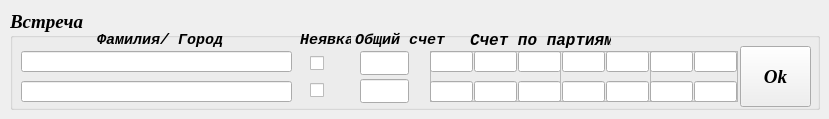
    <widget class="QWidget" name="tab_2">
     <attribute name="title">
      <string>Группы</string>
     </attribute>
     <widget class="QGroupBox" name="groupBox_match">
      <property name="geometry">
       <rect>
        <x>10</x>
        <y>10</y>
        <width>810</width>
        <height>100</height>
       </rect>
      </property>
      <property name="font">
       <font>
        <family>Times New Roman</family>
        <pointsize>14</pointsize>
        <weight>75</weight>
        <italic>true</italic>
        <bold>true</bold>
       </font>
      </property>
      <property name="title">
       <string>Встреча</string>
      </property>
      <property name="flat">
       <bool>false</bool>
      </property>
      <widget class="QLabel" name="label_22">
       <property name="geometry">
        <rect>
         <x>460</x>
         <y>22</y>
         <width>141</width>
         <height>16</height>
        </rect>
       </property>
       <property name="font">
        <font>
         <family>Courier New</family>
         <pointsize>12</pointsize>
         <weight>75</weight>
         <italic>true</italic>
         <bold>true</bold>
         <kerning>false</kerning>
        </font>
       </property>
       <property name="text">
        <string>Счет по партиям</string>
       </property>
      </widget>
      <widget class="QLabel" name="label_24">
       <property name="geometry">
        <rect>
         <x>345</x>
         <y>22</y>
         <width>91</width>
         <height>16</height>
        </rect>
       </property>
       <property name="font">
        <font>
         <family>Courier New</family>
         <pointsize>11</pointsize>
         <weight>75</weight>
         <italic>true</italic>
         <bold>true</bold>
         <kerning>false</kerning>
        </font>
       </property>
       <property name="text">
        <string>Общий счет</string>
       </property>
      </widget>
      <widget class="QPushButton" name="Button_Ok_gr">
       <property name="geometry">
        <rect>
         <x>730</x>
         <y>36</y>
         <width>71</width>
         <height>61</height>
        </rect>
       </property>
       <property name="text">
        <string>Ok</string>
       </property>
       <property name="flat">
        <bool>false</bool>
       </property>
      </widget>
      <widget class="QLabel" name="label_21">
       <property name="geometry">
        <rect>
         <x>87</x>
         <y>22</y>
         <width>171</width>
         <height>16</height>
        </rect>
       </property>
       <property name="font">
        <font>
         <family>Courier New</family>
         <pointsize>11</pointsize>
         <weight>75</weight>
         <italic>true</italic>
         <bold>true</bold>
         <kerning>false</kerning>
        </font>
       </property>
       <property name="text">
        <string>Фамилия/ Город</string>
       </property>
      </widget>
      <widget class="QLabel" name="label_45">
       <property name="geometry">
        <rect>
         <x>290</x>
         <y>22</y>
         <width>51</width>
         <height>16</height>
        </rect>
       </property>
       <property name="font">
        <font>
         <family>Courier New</family>
         <pointsize>11</pointsize>
         <weight>75</weight>
         <italic>true</italic>
         <bold>true</bold>
         <kerning>false</kerning>
        </font>
       </property>
       <property name="text">
        <string>Неявка</string>
       </property>
      </widget>
      <widget class="QLineEdit" name="lineEdit_pl1_score_total_gr">
       <property name="geometry">
        <rect>
         <x>350</x>
         <y>41</y>
         <width>49</width>
         <height>24</height>
        </rect>
       </property>
       <property name="font">
        <font>
         <pointsize>18</pointsize>
        </font>
       </property>
       <property name="alignment">
        <set>Qt::AlignCenter</set>
       </property>
      </widget>
      <widget class="QLineEdit" name="lineEdit_pl2_score_total_gr">
       <property name="geometry">
        <rect>
         <x>350</x>
         <y>69</y>
         <width>49</width>
         <height>24</height>
        </rect>
       </property>
       <property name="font">
        <font>
         <pointsize>18</pointsize>
        </font>
       </property>
       <property name="alignment">
        <set>Qt::AlignCenter</set>
       </property>
      </widget>
      <widget class="QCheckBox" name="checkBox_7">
       <property name="geometry">
        <rect>
         <x>300</x>
         <y>43</y>
         <width>21</width>
         <height>20</height>
        </rect>
       </property>
       <property name="text">
        <string/>
       </property>
      </widget>
      <widget class="QCheckBox" name="checkBox_8">
       <property name="geometry">
        <rect>
         <x>300</x>
         <y>70</y>
         <width>21</width>
         <height>20</height>
        </rect>
       </property>
       <property name="text">
        <string/>
       </property>
      </widget>
      <widget class="QLineEdit" name="lineEdit_player1_gr">
       <property name="geometry">
        <rect>
         <x>11</x>
         <y>41</y>
         <width>271</width>
         <height>21</height>
        </rect>
       </property>
       <property name="font">
        <font>
         <pointsize>11</pointsize>
        </font>
       </property>
      </widget>
      <widget class="QLineEdit" name="lineEdit_player2_gr">
       <property name="geometry">
        <rect>
         <x>11</x>
         <y>71</y>
         <width>271</width>
         <height>21</height>
        </rect>
       </property>
       <property name="font">
        <font>
         <pointsize>11</pointsize>
        </font>
       </property>
      </widget>
      <widget class="QFrame" name="frame_gr_three">
       <property name="geometry">
        <rect>
         <x>420</x>
         <y>41</y>
         <width>131</width>
         <height>51</height>
        </rect>
       </property>
       <property name="frameShape">
        <enum>QFrame::StyledPanel</enum>
       </property>
       <property name="frameShadow">
        <enum>QFrame::Raised</enum>
       </property>
       <widget class="QLineEdit" name="lineEdit_pl2_s1_gr">
        <property name="geometry">
         <rect>
          <x>0</x>
          <y>30</y>
          <width>43</width>
          <height>21</height>
         </rect>
        </property>
        <property name="font">
         <font>
          <pointsize>16</pointsize>
         </font>
        </property>
        <property name="alignment">
         <set>Qt::AlignCenter</set>
        </property>
       </widget>
       <widget class="QLineEdit" name="lineEdit_pl1_s3_gr">
        <property name="geometry">
         <rect>
          <x>88</x>
          <y>0</y>
          <width>43</width>
          <height>21</height>
         </rect>
        </property>
        <property name="font">
         <font>
          <pointsize>16</pointsize>
         </font>
        </property>
        <property name="alignment">
         <set>Qt::AlignCenter</set>
        </property>
       </widget>
       <widget class="QLineEdit" name="lineEdit_pl1_s2_gr">
        <property name="geometry">
         <rect>
          <x>44</x>
          <y>0</y>
          <width>43</width>
          <height>21</height>
         </rect>
        </property>
        <property name="font">
         <font>
          <pointsize>16</pointsize>
         </font>
        </property>
        <property name="alignment">
         <set>Qt::AlignCenter</set>
        </property>
       </widget>
       <widget class="QLineEdit" name="lineEdit_pl1_s1_gr">
        <property name="geometry">
         <rect>
          <x>0</x>
          <y>0</y>
          <width>43</width>
          <height>21</height>
         </rect>
        </property>
        <property name="font">
         <font>
          <pointsize>16</pointsize>
         </font>
        </property>
        <property name="alignment">
         <set>Qt::AlignCenter</set>
        </property>
       </widget>
       <widget class="QLineEdit" name="lineEdit_pl2_s2_gr">
        <property name="geometry">
         <rect>
          <x>44</x>
          <y>30</y>
          <width>43</width>
          <height>21</height>
         </rect>
        </property>
        <property name="font">
         <font>
          <pointsize>16</pointsize>
         </font>
        </property>
        <property name="alignment">
         <set>Qt::AlignCenter</set>
        </property>
       </widget>
       <widget class="QLineEdit" name="lineEdit_pl2_s3_gr">
        <property name="geometry">
         <rect>
          <x>88</x>
          <y>30</y>
          <width>43</width>
          <height>21</height>
         </rect>
        </property>
        <property name="font">
         <font>
          <pointsize>16</pointsize>
         </font>
        </property>
        <property name="alignment">
         <set>Qt::AlignCenter</set>
        </property>
       </widget>
      </widget>
      <widget class="QFrame" name="frame_gr_five">
       <property name="geometry">
        <rect>
         <x>550</x>
         <y>41</y>
         <width>91</width>
         <height>51</height>
        </rect>
       </property>
       <property name="frameShape">
        <enum>QFrame::StyledPanel</enum>
       </property>
       <property name="frameShadow">
        <enum>QFrame::Raised</enum>
       </property>
       <widget class="QLineEdit" name="lineEdit_pl2_s5_gr">
        <property name="geometry">
         <rect>
          <x>46</x>
          <y>30</y>
          <width>43</width>
          <height>21</height>
         </rect>
        </property>
        <property name="font">
         <font>
          <pointsize>16</pointsize>
         </font>
        </property>
        <property name="alignment">
         <set>Qt::AlignCenter</set>
        </property>
       </widget>
       <widget class="QLineEdit" name="lineEdit_pl1_s5_gr">
        <property name="geometry">
         <rect>
          <x>46</x>
          <y>0</y>
          <width>43</width>
          <height>21</height>
         </rect>
        </property>
        <property name="font">
         <font>
          <pointsize>16</pointsize>
         </font>
        </property>
        <property name="alignment">
         <set>Qt::AlignCenter</set>
        </property>
       </widget>
       <widget class="QLineEdit" name="lineEdit_pl1_s4_gr">
        <property name="geometry">
         <rect>
          <x>2</x>
          <y>0</y>
          <width>43</width>
          <height>21</height>
         </rect>
        </property>
        <property name="font">
         <font>
          <pointsize>16</pointsize>
         </font>
        </property>
        <property name="alignment">
         <set>Qt::AlignCenter</set>
        </property>
       </widget>
       <widget class="QLineEdit" name="lineEdit_pl2_s4_gr">
        <property name="geometry">
         <rect>
          <x>2</x>
          <y>30</y>
          <width>43</width>
          <height>21</height>
         </rect>
        </property>
        <property name="font">
         <font>
          <pointsize>16</pointsize>
         </font>
        </property>
        <property name="alignment">
         <set>Qt::AlignCenter</set>
        </property>
       </widget>
      </widget>
      <widget class="QFrame" name="frame_gr_seven">
       <property name="geometry">
        <rect>
         <x>640</x>
         <y>41</y>
         <width>88</width>
         <height>51</height>
        </rect>
       </property>
       <property name="frameShape">
        <enum>QFrame::StyledPanel</enum>
       </property>
       <property name="frameShadow">
        <enum>QFrame::Raised</enum>
       </property>
       <widget class="QLineEdit" name="lineEdit_pl2_s6_gr">
        <property name="geometry">
         <rect>
          <x>0</x>
          <y>30</y>
          <width>43</width>
          <height>21</height>
         </rect>
        </property>
        <property name="font">
         <font>
          <pointsize>16</pointsize>
         </font>
        </property>
        <property name="alignment">
         <set>Qt::AlignCenter</set>
        </property>
       </widget>
       <widget class="QLineEdit" name="lineEdit_pl1_s7_gr">
        <property name="geometry">
         <rect>
          <x>44</x>
          <y>0</y>
          <width>43</width>
          <height>21</height>
         </rect>
        </property>
        <property name="font">
         <font>
          <pointsize>16</pointsize>
         </font>
        </property>
        <property name="alignment">
         <set>Qt::AlignCenter</set>
        </property>
       </widget>
       <widget class="QLineEdit" name="lineEdit_pl1_s6_gr">
        <property name="geometry">
         <rect>
          <x>0</x>
          <y>0</y>
          <width>43</width>
          <height>21</height>
         </rect>
        </property>
        <property name="font">
         <font>
          <pointsize>16</pointsize>
         </font>
        </property>
        <property name="alignment">
         <set>Qt::AlignCenter</set>
        </property>
       </widget>
       <widget class="QLineEdit" name="lineEdit_pl2_s7_gr">
        <property name="geometry">
         <rect>
          <x>44</x>
          <y>30</y>
          <width>43</width>
          <height>21</height>
         </rect>
        </property>
        <property name="font">
         <font>
          <pointsize>16</pointsize>
         </font>
        </property>
        <property name="alignment">
         <set>Qt::AlignCenter</set>
        </property>
       </widget>
      </widget>
     </widget>
    </widget>
